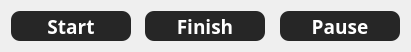
   <widget class="QWidget" name="layoutWidget">
    <property name="geometry">
     <rect>
      <x>620</x>
      <y>350</y>
      <width>411</width>
      <height>32</height>
     </rect>
    </property>
    <layout class="QHBoxLayout" name="horizontalLayout_6">
     <item>
      <widget class="QPushButton" name="startButton">
       <property name="sizePolicy">
        <sizepolicy hsizetype="Fixed" vsizetype="Fixed">
         <horstretch>0</horstretch>
         <verstretch>0</verstretch>
        </sizepolicy>
       </property>
       <property name="minimumSize">
        <size>
         <width>120</width>
         <height>30</height>
        </size>
       </property>
       <property name="font">
        <font>
         <family>Aharoni</family>
         <pointsize>14</pointsize>
         <weight>75</weight>
         <bold>true</bold>
        </font>
       </property>
       <property name="styleSheet">
        <string notr="true">QPushButton { background-color: rgb(38, 38, 38); border-radius: 9px; color: rgb(255, 255, 255); } QPushButton:hover { background-color: rgb(111, 111, 83); }</string>
       </property>
       <property name="text">
        <string>Start</string>
       </property>
       <property name="iconSize">
        <size>
         <width>0</width>
         <height>0</height>
        </size>
       </property>
      </widget>
     </item>
     <item>
      <spacer name="horizontalSpacer">
       <property name="orientation">
        <enum>Qt::Horizontal</enum>
       </property>
       <property name="sizeHint" stdset="0">
        <size>
         <width>40</width>
         <height>20</height>
        </size>
       </property>
      </spacer>
     </item>
     <item>
      <widget class="QPushButton" name="endButton">
       <property name="sizePolicy">
        <sizepolicy hsizetype="Fixed" vsizetype="Fixed">
         <horstretch>0</horstretch>
         <verstretch>0</verstretch>
        </sizepolicy>
       </property>
       <property name="minimumSize">
        <size>
         <width>120</width>
         <height>30</height>
        </size>
       </property>
       <property name="font">
        <font>
         <family>Aharoni</family>
         <pointsize>14</pointsize>
         <weight>75</weight>
         <bold>true</bold>
        </font>
       </property>
       <property name="styleSheet">
        <string notr="true">QPushButton { background-color: rgb(38, 38, 38); border-radius: 9px; color: rgb(255, 255, 255); } QPushButton:hover { background-color: rgb(111, 111, 83); }</string>
       </property>
       <property name="text">
        <string>Finish</string>
       </property>
      </widget>
     </item>
     <item>
      <spacer name="horizontalSpacer_11">
       <property name="orientation">
        <enum>Qt::Horizontal</enum>
       </property>
       <property name="sizeHint" stdset="0">
        <size>
         <width>40</width>
         <height>20</height>
        </size>
       </property>
      </spacer>
     </item>
     <item>
      <widget class="QPushButton" name="pauseButton">
       <property name="minimumSize">
        <size>
         <width>120</width>
         <height>30</height>
        </size>
       </property>
       <property name="font">
        <font>
         <family>Aharoni</family>
         <pointsize>14</pointsize>
         <weight>75</weight>
         <bold>true</bold>
        </font>
       </property>
       <property name="styleSheet">
        <string notr="true">QPushButton { background-color: rgb(38, 38, 38); border-radius: 9px; color: rgb(255, 255, 255); } QPushButton:hover { background-color: rgb(111, 111, 83); }</string>
       </property>
       <property name="text">
        <string>Pause</string>
       </property>
      </widget>
     </item>
    </layout>
   </widget>
